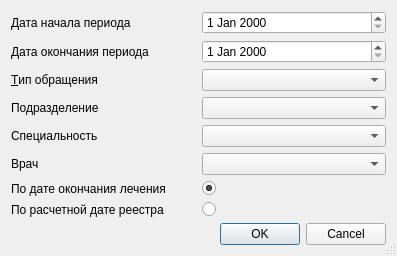
<?xml version="1.0" encoding="UTF-8"?>
<ui version="4.0">
 <class>ReportDuplicateEventsSetupDialog</class>
 <widget class="QDialog" name="ReportDuplicateEventsSetupDialog">
  <property name="windowModality">
   <enum>Qt::ApplicationModal</enum>
  </property>
  <property name="geometry">
   <rect>
    <x>0</x>
    <y>0</y>
    <width>397</width>
    <height>203</height>
   </rect>
  </property>
  <property name="sizePolicy">
   <sizepolicy hsizetype="Preferred" vsizetype="Preferred">
    <horstretch>0</horstretch>
    <verstretch>0</verstretch>
   </sizepolicy>
  </property>
  <property name="windowTitle">
   <string>параметры отчёта</string>
  </property>
  <property name="sizeGripEnabled">
   <bool>true</bool>
  </property>
  <layout class="QGridLayout" name="gridLayout">
   <item row="5" column="1">
    <widget class="CRBComboBox" name="cmbSpeciality"/>
   </item>
   <item row="0" column="1">
    <widget class="CDateEdit" name="edtBegDate"/>
   </item>
   <item row="9" column="1">
    <spacer name="verticalSpacer">
     <property name="orientation">
      <enum>Qt::Vertical</enum>
     </property>
     <property name="sizeHint" stdset="0">
      <size>
       <width>20</width>
       <height>40</height>
      </size>
     </property>
    </spacer>
   </item>
   <item row="1" column="0">
    <widget class="QLabel" name="lblEndDate">
     <property name="text">
      <string>Дата окончания периода</string>
     </property>
    </widget>
   </item>
   <item row="4" column="1">
    <widget class="COrgStructureComboBox" name="cmbOrgStructure"/>
   </item>
   <item row="3" column="1">
    <widget class="CRBComboBox" name="cmbEventType"/>
   </item>
   <item row="6" column="1">
    <widget class="CPersonComboBoxEx" name="cmbPerson"/>
   </item>
   <item row="1" column="1">
    <widget class="CDateEdit" name="edtEndDate"/>
   </item>
   <item row="3" column="0">
    <widget class="QLabel" name="lblEventType">
     <property name="text">
      <string>&amp;Тип обращения</string>
     </property>
     <property name="buddy">
      <cstring>cmbEventType</cstring>
     </property>
    </widget>
   </item>
   <item row="5" column="0">
    <widget class="QLabel" name="label_4">
     <property name="text">
      <string>Специальность</string>
     </property>
    </widget>
   </item>
   <item row="6" column="0">
    <widget class="QLabel" name="label_2">
     <property name="text">
      <string>Врач</string>
     </property>
    </widget>
   </item>
   <item row="4" column="0">
    <widget class="QLabel" name="label">
     <property name="text">
      <string>Подразделение</string>
     </property>
    </widget>
   </item>
   <item row="0" column="0">
    <widget class="QLabel" name="lblBegDate">
     <property name="text">
      <string>Дата начала периода</string>
     </property>
    </widget>
   </item>
   <item row="12" column="0" colspan="2">
    <widget class="QDialogButtonBox" name="buttonBox">
     <property name="orientation">
      <enum>Qt::Horizontal</enum>
     </property>
     <property name="standardButtons">
      <set>QDialogButtonBox::Cancel|QDialogButtonBox::Ok</set>
     </property>
    </widget>
   </item>
   <item row="7" column="1">
    <widget class="QRadioButton" name="rb1">
     <property name="text">
      <string/>
     </property>
     <property name="checked">
      <bool>true</bool>
     </property>
    </widget>
   </item>
   <item row="7" column="0">
    <widget class="QLabel" name="label_3">
     <property name="text">
      <string>По дате окончания лечения</string>
     </property>
    </widget>
   </item>
   <item row="8" column="1">
    <widget class="QRadioButton" name="rb2">
     <property name="text">
      <string/>
     </property>
    </widget>
   </item>
   <item row="8" column="0">
    <widget class="QLabel" name="label_5">
     <property name="text">
      <string>По расчетной дате реестра</string>
     </property>
    </widget>
   </item>
  </layout>
 </widget>
 <customwidgets>
  <customwidget>
   <class>CRBComboBox</class>
   <extends>QComboBox</extends>
   <header>library/crbcombobox.h</header>
  </customwidget>
  <customwidget>
   <class>CPersonComboBoxEx</class>
   <extends>QComboBox</extends>
   <header>Orgs/PersonComboBoxEx.h</header>
  </customwidget>
  <customwidget>
   <class>COrgStructureComboBox</class>
   <extends>QComboBox</extends>
   <header>Orgs/OrgStructComboBoxes.h</header>
  </customwidget>
  <customwidget>
   <class>CDateEdit</class>
   <extends>QDateEdit</extends>
   <header>library/DateEdit</header>
  </customwidget>
 </customwidgets>
 <resources/>
 <connections>
  <connection>
   <sender>buttonBox</sender>
   <signal>accepted()</signal>
   <receiver>ReportDuplicateEventsSetupDialog</receiver>
   <slot>accept()</slot>
   <hints>
    <hint type="sourcelabel">
     <x>132</x>
     <y>650</y>
    </hint>
    <hint type="destinationlabel">
     <x>65</x>
     <y>418</y>
    </hint>
   </hints>
  </connection>
  <connection>
   <sender>buttonBox</sender>
   <signal>rejected()</signal>
   <receiver>ReportDuplicateEventsSetupDialog</receiver>
   <slot>reject()</slot>
   <hints>
    <hint type="sourcelabel">
     <x>245</x>
     <y>650</y>
    </hint>
    <hint type="destinationlabel">
     <x>267</x>
     <y>420</y>
    </hint>
   </hints>
  </connection>
 </connections>
</ui>
